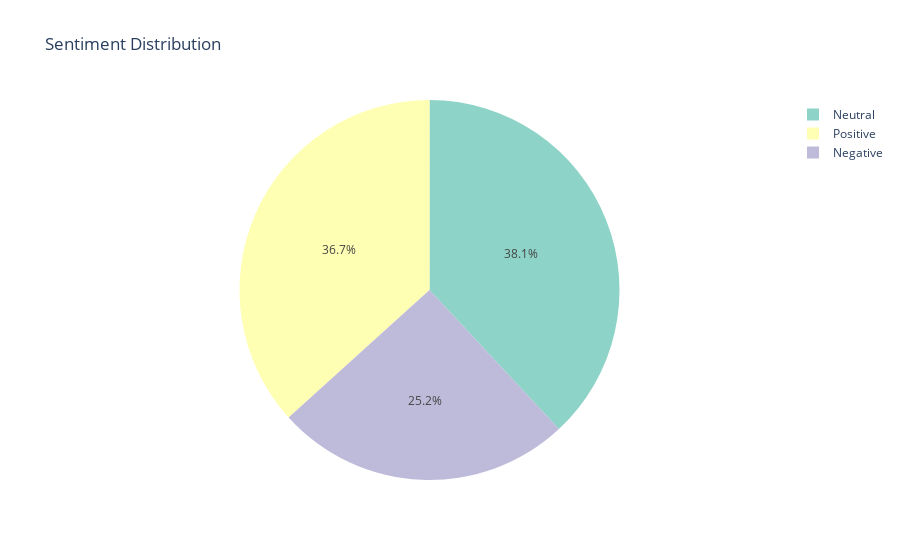
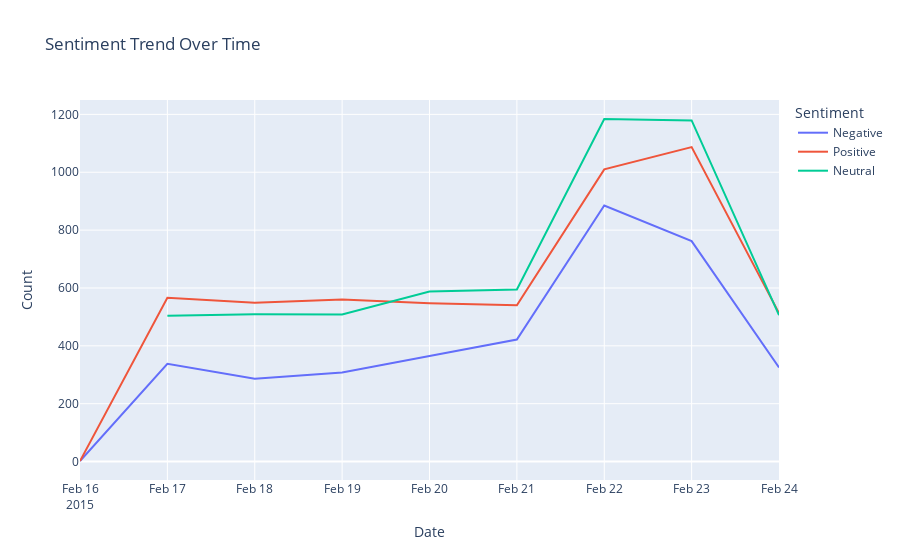

The notebook cell these images were saved under, in order:
### Code cell
import pandas as pd
import numpy as np
import re
import matplotlib.pyplot as plt
import seaborn as sns
import plotly.express as px
from textblob import TextBlob
from wordcloud import WordCloud
from collections import Counter
df = pd.read_csv(r"C:\Users\mukke\OneDrive\Desktop\git\PRODIGY_DS_04\Tweets.csv")  
def clean_text(text):
    text = re.sub(r'http\S+', '', str(text))
    text = re.sub(r'@\w+', '', text)
    text = re.sub(r'#', '', text)
    text = re.sub(r'[^A-Za-z\s]', '', text)
    return text.lower()

df['Cleaned_Text'] = df['text'].apply(clean_text)
def get_sentiment(text):
    score = TextBlob(text).sentiment.polarity
    if score > 0:
        return "Positive"
    elif score < 0:
        return "Negative"
    else:
        return "Neutral"

df['Sentiment'] = df['Cleaned_Text'].apply(get_sentiment)
sentiment_counts = df['Sentiment'].value_counts()
fig_pie = px.pie(
    names=sentiment_counts.index,
    values=sentiment_counts.values,
    title='Sentiment Distribution',
    color_discrete_sequence=px.colors.qualitative.Set3
)
fig_pie.show()
df['Date'] = pd.to_datetime(df['tweet_created'])
trend = df.groupby([df['Date'].dt.date, 'Sentiment']).size().reset_index(name='Count')
fig_line = px.line(trend, x='Date', y='Count', color='Sentiment', title='Sentiment Trend Over Time')
fig_line.show()
for sentiment in ['Positive', 'Negative', 'Neutral']:
    text = " ".join(df[df['Sentiment'] == sentiment]['Cleaned_Text'])
    wc = WordCloud(width=800, height=400, background_color='white').generate(text)
    plt.figure(figsize=(8,6))
    plt.imshow(wc, interpolation='bilinear')
    plt.axis('off')
    plt.title(f"{sentiment} Word Cloud")
    plt.show()
for sentiment in ['Positive', 'Negative', 'Neutral']:
    words = " ".join(df[df['Sentiment'] == sentiment]['Cleaned_Text']).split()
    freq = Counter(words).most_common(10)
    print(f"Top words in {sentiment}: {freq}")
plt.figure(figsize=(6,4))
sns.countplot(data=df, x='Sentiment', palette='viridis')
plt.title('Sentiment Count')
plt.show()

### Figure 1 — Plotly figure (JSON) as saved in the notebook; plotly's stock layout.template omitted (floating-point values rounded to 4 significant figures)
{"data": [{"domain": {"x": [0, 1], "y": [0, 1]}, "hovertemplate": "label=%{label}<br>value=%{value}<extra></extra>", "labels": ["Neutral", "Positive", "Negative"], "legendgroup": "", "name": "", "showlegend": true, "type": "pie", "values": [5573, 5374, 3693]}], "layout": {"legend": {"tracegroupgap": 0}, "piecolorway": ["rgb(141,211,199)", "rgb(255,255,179)", "rgb(190,186,218)", "rgb(251,128,114)", "rgb(128,177,211)", "rgb(253,180,98)", "rgb(179,222,105)", "rgb(252,205,229)", "rgb(217,217,217)", "rgb(188,128,189)", "rgb(204,235,197)", "rgb(255,237,111)"], "title": {"text": "Sentiment Distribution"}}}

### Figure 2 — Plotly figure (JSON) as saved in the notebook; plotly's stock layout.template omitted (floating-point values rounded to 4 significant figures)
{"data": [{"hovertemplate": "Sentiment=Negative<br>Date=%{x}<br>Count=%{y}<extra></extra>", "legendgroup": "Negative", "line": {"color": "#636efa", "dash": "solid"}, "marker": {"symbol": "circle"}, "mode": "lines", "name": "Negative", "orientation": "v", "showlegend": true, "type": "scatter", "x": ["2015-02-16", "2015-02-17", "2015-02-18", "2015-02-19", "2015-02-20", "2015-02-21", "2015-02-22", "2015-02-23", "2015-02-24"], "xaxis": "x", "y": [2, 338, 286, 308, 365, 422, 885, 762, 325], "yaxis": "y"}, {"hovertemplate": "Sentiment=Positive<br>Date=%{x}<br>Count=%{y}<extra></extra>", "legendgroup": "Positive", "line": {"color": "#EF553B", "dash": "solid"}, "marker": {"symbol": "circle"}, "mode": "lines", "name": "Positive", "orientation": "v", "showlegend": true, "type": "scatter", "x": ["2015-02-16", "2015-02-17", "2015-02-18", "2015-02-19", "2015-02-20", "2015-02-21", "2015-02-22", "2015-02-23", "2015-02-24"], "xaxis": "x", "y": [2, 566, 549, 560, 547, 540, 1010, 1087, 513], "yaxis": "y"}, {"hovertemplate": "Sentiment=Neutral<br>Date=%{x}<br>Count=%{y}<extra></extra>", "legendgroup": "Neutral", "line": {"color": "#00cc96", "dash": "solid"}, "marker": {"symbol": "circle"}, "mode": "lines", "name": "Neutral", "orientation": "v", "showlegend": true, "type": "scatter", "x": ["2015-02-17", "2015-02-18", "2015-02-19", "2015-02-20", "2015-02-21", "2015-02-22", "2015-02-23", "2015-02-24"], "xaxis": "x", "y": [504, 509, 508, 588, 595, 1184, 1179, 506], "yaxis": "y"}], "layout": {"legend": {"title": {"text": "Sentiment"}, "tracegroupgap": 0}, "title": {"text": "Sentiment Trend Over Time"}, "xaxis": {"anchor": "y", "domain": [0, 1], "title": {"text": "Date"}}, "yaxis": {"anchor": "x", "domain": [0, 1], "title": {"text": "Count"}}}}
